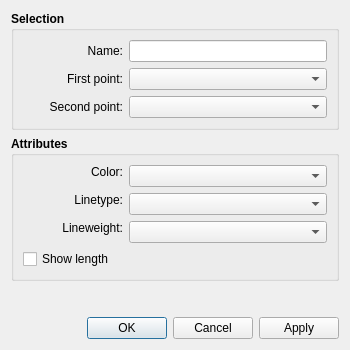
<?xml version="1.0" encoding="UTF-8"?>
<ui version="4.0">
 <class>DialogLine</class>
 <widget class="QDialog" name="DialogLine">
  <property name="windowModality">
   <enum>Qt::ApplicationModal</enum>
  </property>
  <property name="geometry">
   <rect>
    <x>0</x>
    <y>0</y>
    <width>350</width>
    <height>350</height>
   </rect>
  </property>
  <property name="minimumSize">
   <size>
    <width>270</width>
    <height>0</height>
   </size>
  </property>
  <property name="windowTitle">
   <string>Line - Between Points</string>
  </property>
  <property name="windowIcon">
   <iconset resource="../../../vmisc/share/resources/icon.qrc">
    <normaloff>:/icon/64x64/icon64x64.png</normaloff>:/icon/64x64/icon64x64.png</iconset>
  </property>
  <property name="locale">
   <locale language="English" country="UnitedStates"/>
  </property>
  <property name="modal">
   <bool>true</bool>
  </property>
  <layout class="QVBoxLayout" name="verticalLayout_2">
   <item>
    <widget class="QGroupBox" name="selection_GroupBox">
     <property name="sizePolicy">
      <sizepolicy hsizetype="Expanding" vsizetype="Preferred">
       <horstretch>0</horstretch>
       <verstretch>0</verstretch>
      </sizepolicy>
     </property>
     <property name="font">
      <font>
       <pointsize>9</pointsize>
       <bold>true</bold>
      </font>
     </property>
     <property name="title">
      <string>Selection</string>
     </property>
     <layout class="QVBoxLayout" name="verticalLayout">
      <item>
       <layout class="QFormLayout" name="formLayout">
        <item row="0" column="0">
         <widget class="QLabel" name="name_Label">
          <property name="minimumSize">
           <size>
            <width>100</width>
            <height>0</height>
           </size>
          </property>
          <property name="font">
           <font>
            <pointsize>9</pointsize>
            <bold>false</bold>
           </font>
          </property>
          <property name="text">
           <string>Name:</string>
          </property>
          <property name="alignment">
           <set>Qt::AlignRight|Qt::AlignTrailing|Qt::AlignVCenter</set>
          </property>
         </widget>
        </item>
        <item row="0" column="1">
         <widget class="QLineEdit" name="name_LineEdit">
          <property name="minimumSize">
           <size>
            <width>80</width>
            <height>0</height>
           </size>
          </property>
          <property name="font">
           <font>
            <pointsize>9</pointsize>
            <bold>false</bold>
           </font>
          </property>
          <property name="readOnly">
           <bool>true</bool>
          </property>
         </widget>
        </item>
        <item row="1" column="0">
         <widget class="QLabel" name="labelFirstPoint">
          <property name="minimumSize">
           <size>
            <width>100</width>
            <height>0</height>
           </size>
          </property>
          <property name="font">
           <font>
            <pointsize>9</pointsize>
            <bold>false</bold>
           </font>
          </property>
          <property name="text">
           <string>First point:</string>
          </property>
          <property name="alignment">
           <set>Qt::AlignRight|Qt::AlignTrailing|Qt::AlignVCenter</set>
          </property>
         </widget>
        </item>
        <item row="1" column="1">
         <widget class="QComboBox" name="comboBoxFirstPoint">
          <property name="sizePolicy">
           <sizepolicy hsizetype="Expanding" vsizetype="Fixed">
            <horstretch>0</horstretch>
            <verstretch>0</verstretch>
           </sizepolicy>
          </property>
          <property name="minimumSize">
           <size>
            <width>80</width>
            <height>0</height>
           </size>
          </property>
          <property name="font">
           <font>
            <pointsize>9</pointsize>
            <bold>false</bold>
           </font>
          </property>
         </widget>
        </item>
        <item row="2" column="0">
         <widget class="QLabel" name="labelSecondPoint">
          <property name="minimumSize">
           <size>
            <width>100</width>
            <height>0</height>
           </size>
          </property>
          <property name="font">
           <font>
            <pointsize>9</pointsize>
            <bold>false</bold>
           </font>
          </property>
          <property name="text">
           <string>Second point:</string>
          </property>
          <property name="alignment">
           <set>Qt::AlignRight|Qt::AlignTrailing|Qt::AlignVCenter</set>
          </property>
         </widget>
        </item>
        <item row="2" column="1">
         <widget class="QComboBox" name="comboBoxSecondPoint">
          <property name="sizePolicy">
           <sizepolicy hsizetype="Expanding" vsizetype="Fixed">
            <horstretch>0</horstretch>
            <verstretch>0</verstretch>
           </sizepolicy>
          </property>
          <property name="minimumSize">
           <size>
            <width>80</width>
            <height>0</height>
           </size>
          </property>
          <property name="font">
           <font>
            <pointsize>9</pointsize>
            <bold>false</bold>
           </font>
          </property>
         </widget>
        </item>
       </layout>
      </item>
     </layout>
    </widget>
   </item>
   <item>
    <widget class="QGroupBox" name="attributes_GroupBox">
     <property name="sizePolicy">
      <sizepolicy hsizetype="Expanding" vsizetype="Preferred">
       <horstretch>0</horstretch>
       <verstretch>0</verstretch>
      </sizepolicy>
     </property>
     <property name="minimumSize">
      <size>
       <width>240</width>
       <height>0</height>
      </size>
     </property>
     <property name="font">
      <font>
       <pointsize>9</pointsize>
       <bold>true</bold>
      </font>
     </property>
     <property name="title">
      <string>Attributes</string>
     </property>
     <layout class="QVBoxLayout" name="verticalLayout_4">
      <item>
       <layout class="QFormLayout" name="formLayout_2">
        <property name="labelAlignment">
         <set>Qt::AlignRight|Qt::AlignTrailing|Qt::AlignVCenter</set>
        </property>
        <item row="1" column="0">
         <widget class="QLabel" name="lineType_Label">
          <property name="sizePolicy">
           <sizepolicy hsizetype="MinimumExpanding" vsizetype="Fixed">
            <horstretch>0</horstretch>
            <verstretch>0</verstretch>
           </sizepolicy>
          </property>
          <property name="minimumSize">
           <size>
            <width>100</width>
            <height>0</height>
           </size>
          </property>
          <property name="maximumSize">
           <size>
            <width>16777215</width>
            <height>16777215</height>
           </size>
          </property>
          <property name="font">
           <font>
            <pointsize>9</pointsize>
            <bold>false</bold>
           </font>
          </property>
          <property name="text">
           <string>Linetype:</string>
          </property>
          <property name="alignment">
           <set>Qt::AlignRight|Qt::AlignTrailing|Qt::AlignVCenter</set>
          </property>
         </widget>
        </item>
        <item row="1" column="1">
         <widget class="LineTypeComboBox" name="lineType_ComboBox">
          <property name="sizePolicy">
           <sizepolicy hsizetype="Expanding" vsizetype="Fixed">
            <horstretch>0</horstretch>
            <verstretch>0</verstretch>
           </sizepolicy>
          </property>
          <property name="minimumSize">
           <size>
            <width>80</width>
            <height>0</height>
           </size>
          </property>
          <property name="maximumSize">
           <size>
            <width>16777215</width>
            <height>16777215</height>
           </size>
          </property>
          <property name="font">
           <font>
            <pointsize>9</pointsize>
            <bold>false</bold>
           </font>
          </property>
         </widget>
        </item>
        <item row="2" column="0">
         <widget class="QLabel" name="lineWeight_Label">
          <property name="sizePolicy">
           <sizepolicy hsizetype="MinimumExpanding" vsizetype="Fixed">
            <horstretch>0</horstretch>
            <verstretch>0</verstretch>
           </sizepolicy>
          </property>
          <property name="minimumSize">
           <size>
            <width>100</width>
            <height>0</height>
           </size>
          </property>
          <property name="maximumSize">
           <size>
            <width>16777215</width>
            <height>16777215</height>
           </size>
          </property>
          <property name="font">
           <font>
            <pointsize>9</pointsize>
            <bold>false</bold>
           </font>
          </property>
          <property name="text">
           <string>Lineweight:</string>
          </property>
          <property name="alignment">
           <set>Qt::AlignRight|Qt::AlignTrailing|Qt::AlignVCenter</set>
          </property>
         </widget>
        </item>
        <item row="2" column="1">
         <widget class="LineWeightComboBox" name="lineWeight_ComboBox">
          <property name="sizePolicy">
           <sizepolicy hsizetype="Expanding" vsizetype="Fixed">
            <horstretch>0</horstretch>
            <verstretch>0</verstretch>
           </sizepolicy>
          </property>
          <property name="minimumSize">
           <size>
            <width>80</width>
            <height>0</height>
           </size>
          </property>
          <property name="font">
           <font>
            <pointsize>9</pointsize>
            <bold>false</bold>
           </font>
          </property>
         </widget>
        </item>
        <item row="0" column="0">
         <widget class="QLabel" name="lineColor_Label">
          <property name="sizePolicy">
           <sizepolicy hsizetype="MinimumExpanding" vsizetype="Fixed">
            <horstretch>0</horstretch>
            <verstretch>0</verstretch>
           </sizepolicy>
          </property>
          <property name="minimumSize">
           <size>
            <width>100</width>
            <height>0</height>
           </size>
          </property>
          <property name="maximumSize">
           <size>
            <width>16777215</width>
            <height>16777215</height>
           </size>
          </property>
          <property name="font">
           <font>
            <pointsize>9</pointsize>
            <bold>false</bold>
           </font>
          </property>
          <property name="text">
           <string>Color:</string>
          </property>
          <property name="alignment">
           <set>Qt::AlignRight|Qt::AlignTrailing|Qt::AlignVCenter</set>
          </property>
         </widget>
        </item>
        <item row="0" column="1">
         <widget class="ColorComboBox" name="lineColor_ComboBox">
          <property name="sizePolicy">
           <sizepolicy hsizetype="Expanding" vsizetype="Fixed">
            <horstretch>0</horstretch>
            <verstretch>0</verstretch>
           </sizepolicy>
          </property>
          <property name="minimumSize">
           <size>
            <width>80</width>
            <height>0</height>
           </size>
          </property>
          <property name="font">
           <font>
            <pointsize>9</pointsize>
            <bold>false</bold>
           </font>
          </property>
         </widget>
        </item>
        <item row="3" column="0" colspan="2">
         <widget class="QCheckBox" name="showLength_CheckBox">
          <property name="font">
           <font>
            <pointsize>9</pointsize>
            <bold>false</bold>
           </font>
          </property>
          <property name="text">
           <string>Show length</string>
          </property>
         </widget>
        </item>
       </layout>
      </item>
     </layout>
    </widget>
   </item>
   <item>
    <spacer name="verticalSpacer">
     <property name="orientation">
      <enum>Qt::Vertical</enum>
     </property>
     <property name="sizeHint" stdset="0">
      <size>
       <width>20</width>
       <height>96</height>
      </size>
     </property>
    </spacer>
   </item>
   <item>
    <widget class="QDialogButtonBox" name="buttonBox">
     <property name="orientation">
      <enum>Qt::Horizontal</enum>
     </property>
     <property name="standardButtons">
      <set>QDialogButtonBox::Apply|QDialogButtonBox::Cancel|QDialogButtonBox::Ok</set>
     </property>
    </widget>
   </item>
  </layout>
 </widget>
 <customwidgets>
  <customwidget>
   <class>ColorComboBox</class>
   <extends>QComboBox</extends>
   <header location="global">color_combobox.h</header>
  </customwidget>
  <customwidget>
   <class>LineTypeComboBox</class>
   <extends>QComboBox</extends>
   <header location="global">linetype_combobox.h</header>
  </customwidget>
  <customwidget>
   <class>LineWeightComboBox</class>
   <extends>QComboBox</extends>
   <header location="global">lineweight_combobox.h</header>
  </customwidget>
 </customwidgets>
 <tabstops>
  <tabstop>comboBoxFirstPoint</tabstop>
  <tabstop>comboBoxSecondPoint</tabstop>
  <tabstop>buttonBox</tabstop>
 </tabstops>
 <resources>
  <include location="../../../vmisc/share/resources/icon.qrc"/>
 </resources>
 <connections>
  <connection>
   <sender>buttonBox</sender>
   <signal>accepted()</signal>
   <receiver>DialogLine</receiver>
   <slot>accept()</slot>
   <hints>
    <hint type="sourcelabel">
     <x>248</x>
     <y>254</y>
    </hint>
    <hint type="destinationlabel">
     <x>157</x>
     <y>274</y>
    </hint>
   </hints>
  </connection>
  <connection>
   <sender>buttonBox</sender>
   <signal>rejected()</signal>
   <receiver>DialogLine</receiver>
   <slot>reject()</slot>
   <hints>
    <hint type="sourcelabel">
     <x>316</x>
     <y>260</y>
    </hint>
    <hint type="destinationlabel">
     <x>286</x>
     <y>274</y>
    </hint>
   </hints>
  </connection>
 </connections>
</ui>
